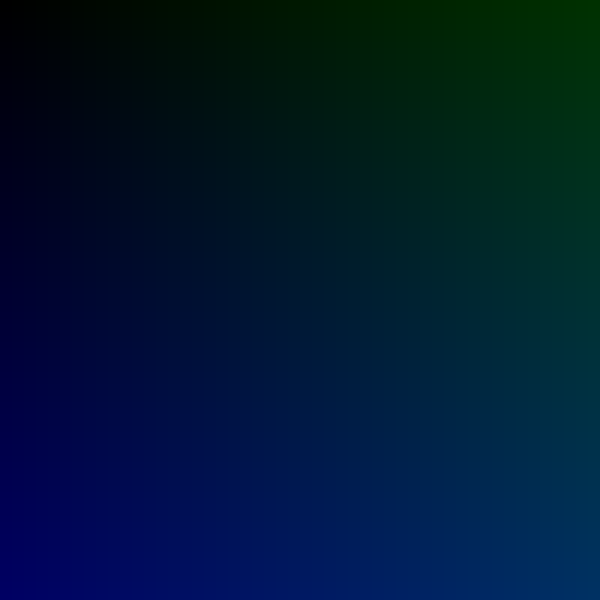
Frame 1 (no input)
Frame 60 (the mouse pressed at the canvas centre just before this capture): identical to frame 1, image omitted
Frame 120 (the mouse held since frame 60 and released just before this capture): identical to frame 1, image omitted

The Processing sketch that drew this single still picture (run headless with seeded random() and noise(); from frame 60 on, the mouse is pressed at the canvas centre):

// Processing sketch: sketch_220125e_network
// ── sketch_220125e_network.pde
int count = 100;

float xs[] = new float[count];
float ys[] = new float[count];

void setup(){
  size(600,600);
  
  
  for(int x = 0; x < width; x ++){
    for(int y = 0; y <height; y ++){
      noStroke();
      fill(0,map(x,0,width,0,50),map(y,0,height,0,100));
      rect(x,y,1,1);
    }
  }  
}

void mousePressed(){
  
  //xs,ysでの0~100まで全てを初期化//
  for(int i = 0; i < count; i ++){
    xs[i] = random(-50, width +50);
    ys[i] = random(-50, height +50);
  }
  
  
  for(int x = 0; x < width; x ++){
    for(int y = 0; y <height; y ++){
      noStroke();
      fill(0,map(x,0,width,0,50),map(y,0,height,0,100));
      rect(x,y,1,1);
    }
  }  

  //一定の距離までは線を引く//
  //xs[0]~[100]とys[0]~[100]の全通りの組み合わせる2重for文//
  for(int i = 0; i < count; i ++){
    for(int j = i + 1; j < count; j ++){
      
      //全てのxs,ysを距離をdistで算出//
      float d = dist(xs[j], ys[j], xs[i], ys[i]);
      
      if(d <= 150){
        strokeWeight(0.1);
        stroke(255);
        line(xs[j],ys[j],xs[i],ys[i]);
      }
    }
  }
  
  //点をxs,xyに書く
  for(int i = 0; i < count; i ++){
    noStroke();
    fill(255);
    ellipse(xs[i],ys[i],5,5);
  }
}
    
void draw(){
}
    
    
